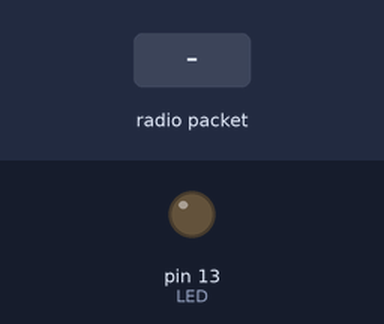
The sketch below on a simulated Teensy 4. Parts: output pins drawn as LEDs (lit = HIGH). Inputs (shaded band) come from the test bench. No radio packets arrive unless stated; pins used as bus, display or sensor lines are not drawn; what the sketch prints to the serial monitor is not drawn.

Above: at 1.4 s.
1.5 s: radio packet "1" arrives
At 2.7 s:
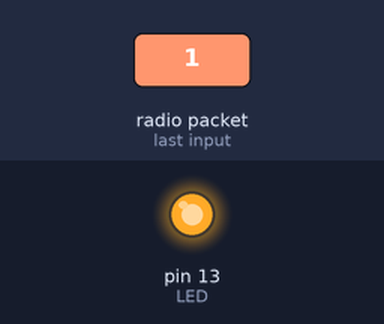
Timing chart, 0 to 4.5 s (numbered marks = the images above; inputs shaded):
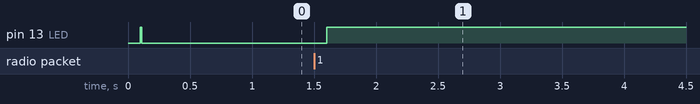

Measured:
- after the input at 1.5 s, pin 13 (LED): LOW → HIGH after 0.10 s

The sketch:

LoraRepeat.ino
```cpp
// LoRaRepeat
// -*- mode: C++ -*-
// Example sketch which waits until it receives a compatible
// LoRa packet, then waits 100 msec, and re-sends the same packet.
//
#include "RH_RF95.h"
#include <SPI.h>

#define DEBUG    // comment out to use without Arduino environment

#ifndef DEBUG
#define Serial Serial1
#endif

/*
 * * * * * * * * * * * * NOTICE * * * * * * * * * * * * * *
 * This sketch requires that the manifest constant RH_RF95_HEADER_LEN in your
 * Local RADIO_HEAD library's RH_RF95.h header file be set to 0.
 * * * * * * * * * * * * * * * * * * * * *  * * * * * * * *
 */

/* for feather32u4
#define RFM95_CS 8
#define RFM95_RST 4
#define RFM95_INT 7
*/

/* for feather m0 */
#define RFM95_CS 8
#define RFM95_RST 4
#define RFM95_INT 3


/* for shield
#define RFM95_CS 10
#define RFM95_RST 9
#define RFM95_INT 7
*/

/* Feather 32u4 w/wing
#define RFM95_RST     11   // "A"
#define RFM95_CS      10   // "B"
#define RFM95_INT     2    // "SDA" (only SDA/SCL/RX/TX have IRQ!)
*/

/* Feather m0 w/wing
#define RFM95_RST     11   // "A"
#define RFM95_CS      10   // "B"
#define RFM95_INT     6    // "D"
*/

#if defined(ESP8266)
  /* for ESP w/featherwing
  #define RFM95_CS  2    // "E"
  #define RFM95_RST 16   // "D"
  #define RFM95_INT 15   // "B"
  */
#elif defined(ESP32)
  /* ESP32 feather w/wing
  #define RFM95_RST     27   // "A"
  #define RFM95_CS      33   // "B"
  #define RFM95_INT     12   //  next to A
  */
#elif defined(NRF52)
  /* nRF52832 feather w/wing
  #define RFM95_RST     7   // "A"
  #define RFM95_CS      11   // "B"
  #define RFM95_INT     31   // "C"
  */
#elif defined(TEENSYDUINO)
  /* Teensy 3.x w/wing
  #define RFM95_RST     9   // "A"
  #define RFM95_CS      10   // "B"
  #define RFM95_INT     4    // "C"
  */
#endif

// Change to 434.0 or other frequency, must match TX's freq!
#define RF95_FREQ 915.0

// Singleton instance of the radio driver
RH_RF95 rf95(RFM95_CS, RFM95_INT);

// Blinky on receipt
#define LED 13

void setup()
{
  pinMode(LED, OUTPUT);
  pinMode(RFM95_RST, OUTPUT);
  digitalWrite(RFM95_RST, HIGH);

  Serial.begin(115200);
  while (!Serial) {
    delay(1);
  }
  delay(100);

  Serial.println("SAMD Lora Feather Repeat Test!");

  // reset radio
  digitalWrite(RFM95_RST, LOW);
  digitalWrite(LED,HIGH);
  delay(10);
  digitalWrite(RFM95_RST, HIGH);
  digitalWrite(LED,LOW);
  delay(10);

  while (!rf95.init()) {
    Serial.println("LoRa radio init failed");
    while (1);
  }
  Serial.println("LoRa radio init OK!");
  delay(100);

  // Defaults after init are 434.0MHz, modulation GFSK_Rb250Fd250, +13dbM
  if (!rf95.setFrequency(RF95_FREQ)) {
    Serial.println("setFrequency failed");
    while (1);
  }
  Serial.print("Set Freq to: "); Serial.println(RF95_FREQ);
  rf95.setTxPower(23,false);  // set high power
  rf95.setModeRx();

  // Defaults after init are 915.0MHz, 23dBm, Bw = 125 kHz, Cr = 4/5, Sf = 128chips/symbol, CRC on
}

void loop()
{
   /*
    *  if LoRa input received, send it out .1 sec later
    */
    if(rf95.available()) {

         // Should be a message for us now
         uint8_t buf[RH_RF95_MAX_MESSAGE_LEN];
         uint8_t len = sizeof(buf);
         uint8_t indx = 0;

        if(rf95.recv(buf,&len)) {
             delay(100);
            rf95.send(buf,len);
/*
 * wait til transmit is complete
 * modeIsTx method added to RH_RF95 for this purpose.
 */
            digitalWrite(LED, HIGH);
            delay(2);
            while(rf95.isModeTx()) delay(1);
            digitalWrite(LED, HIGH);

        }
    }
}
```
